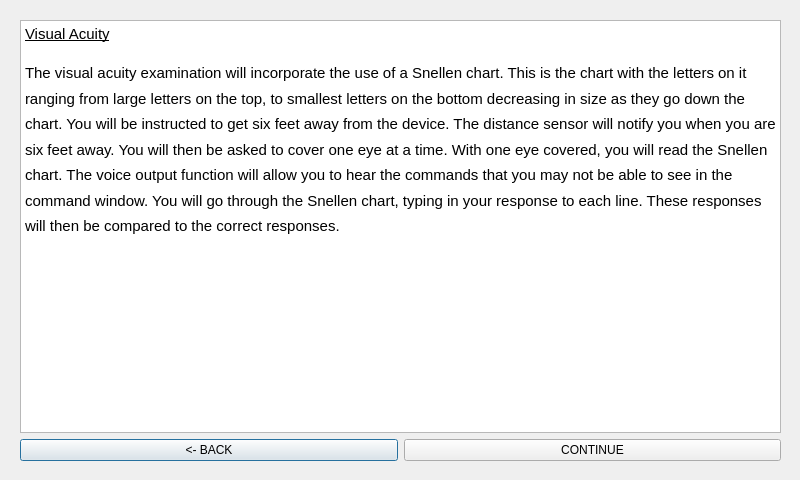
<?xml version="1.0" encoding="UTF-8"?>
<ui version="4.0">
 <class>acuitydescr</class>
 <widget class="QDialog" name="acuitydescr">
  <property name="geometry">
   <rect>
    <x>0</x>
    <y>0</y>
    <width>800</width>
    <height>480</height>
   </rect>
  </property>
  <property name="windowTitle">
   <string>Dialog</string>
  </property>
  <widget class="QWidget" name="">
   <property name="geometry">
    <rect>
     <x>20</x>
     <y>20</y>
     <width>761</width>
     <height>441</height>
    </rect>
   </property>
   <layout class="QVBoxLayout" name="verticalLayout">
    <item>
     <widget class="QTextBrowser" name="textBrowser">
      <property name="html">
       <string>&lt;!DOCTYPE HTML PUBLIC &quot;-//W3C//DTD HTML 4.0//EN&quot; &quot;http://www.w3.org/TR/REC-html40/strict.dtd&quot;&gt;
&lt;html&gt;&lt;head&gt;&lt;meta name=&quot;qrichtext&quot; content=&quot;1&quot; /&gt;&lt;style type=&quot;text/css&quot;&gt;
p, li { white-space: pre-wrap; }
&lt;/style&gt;&lt;/head&gt;&lt;body style=&quot; font-family:'Ubuntu'; font-size:11pt; font-weight:400; font-style:normal;&quot;&gt;
&lt;p style=&quot; margin-top:12px; margin-bottom:0px; margin-left:0px; margin-right:0px; -qt-block-indent:0; text-indent:0px; line-height:150%;&quot;&gt;&lt;span style=&quot; text-decoration: underline;&quot;&gt;Visual Acuity&lt;/span&gt;&lt;/p&gt;
&lt;p style=&quot; margin-top:12px; margin-bottom:0px; margin-left:0px; margin-right:0px; -qt-block-indent:0; text-indent:0px; line-height:150%;&quot;&gt;The visual acuity examination will incorporate the use of a Snellen chart. This is the chart with the letters on it ranging from large letters on the top, to smallest letters on the bottom decreasing in size as they go down the chart. You will be instructed to get six feet away from the device. The distance sensor will notify you when you are six feet away. You will then be asked to cover one eye at a time. With one eye covered, you will read the Snellen chart. The voice output function will allow you to hear the commands that you may not be able to see in the command window. You will go through the Snellen chart, typing in your response to each line. These responses will then be compared to the correct responses. &lt;/p&gt;
&lt;p style=&quot;-qt-paragraph-type:empty; margin-top:0px; margin-bottom:0px; margin-left:0px; margin-right:0px; -qt-block-indent:0; text-indent:0px;&quot;&gt;&lt;br /&gt;&lt;/p&gt;&lt;/body&gt;&lt;/html&gt;</string>
      </property>
     </widget>
    </item>
    <item>
     <layout class="QHBoxLayout" name="horizontalLayout">
      <item>
       <widget class="QPushButton" name="adescrbakButton">
        <property name="text">
         <string>&lt;- BACK</string>
        </property>
       </widget>
      </item>
      <item>
       <widget class="QPushButton" name="adescrcontButton">
        <property name="text">
         <string>CONTINUE</string>
        </property>
       </widget>
      </item>
     </layout>
    </item>
   </layout>
  </widget>
 </widget>
 <resources/>
 <connections/>
</ui>
